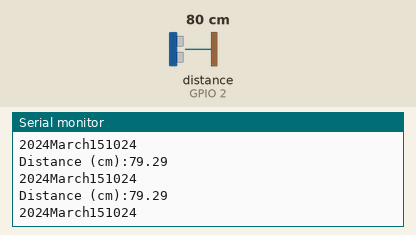
The sketch below on a simulated ESP8266 (NodeMCU). On the bench: the last lines printed to the serial monitor. Wiring (inferred from the names in the program): ultrasonic range finder: trigger GPIO 14; echo GPIO 2. Inputs (shaded band) come from the test bench; at power-on: distance to the obstacle (sensor on GPIO 2) 80 cm. The echo pulse lasts 58.3 µs per cm; WiFi joins after 1.5 s; servers stay silent unless stated; the local clock reads 2024-03-15 10:24:30 at power-on unless the sketch sets it.

Above: at 2.7 s.
2.8 s: distance to the obstacle (sensor on GPIO 2) set to 2 cm
At 3.4 s:
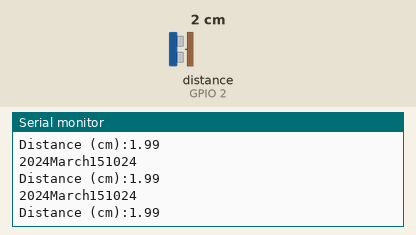
4.3 s: distance to the obstacle (sensor on GPIO 2) set to 4 cm
At 4.8 s:
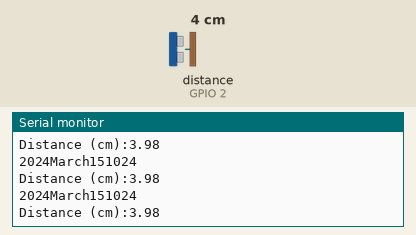
Timing chart, 0 to 6.6 s (numbered marks = the images above; inputs shaded):
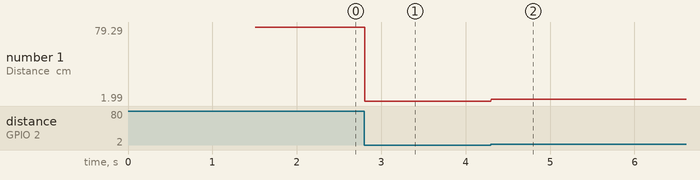

Measured:
- after the input at 2.8 s, the serial monitor: prints a new line at once (image 1)
- after the input at 4.3 s, the serial monitor: prints a new line at once (image 2)
- plotted number 1: 79.29 → 1.99 after the input at 2.8 s, 1.99 → 3.98 after the input at 4.3 s

The sketch:

Firebase.ino
```cpp
/* En este programa se realiza la conexion hacia nuestra base de datos firebase,
le mandamos los valores de un ultrasonico y
podemos observar desde la pagina de firebase los datos en tiempo real */
#if defined(ESP32)
#include <WiFi.h>
#elif defined(ESP8266)
#include <ESP8266WiFi.h>
#endif
#include <Firebase_ESP_Client.h>

//Provide the token generation process info.
#include <addons/TokenHelper.h>

//Provide the RTDB payload printing info and other helper functions.
#include <addons/RTDBHelper.h>

/* 1. Define the WiFi credentials */
#define WIFI_SSID "OnePlus 6"
#define WIFI_PASSWORD "armand29"

//For the following credentials, see examples/Authentications/SignInAsUser/EmailPassword/EmailPassword.ino

/* 2. Define the API Key */
#define API_KEY "AIzaSyBGhOjVjBX7j5g_U7SfQhjU68k7y_9VlTw"

/* 3. Define the RTDB URL */
#define DATABASE_URL "https://esp32upiiz-apm29-default-rtdb.firebaseio.com/" //<databaseName>.firebaseio.com or <databaseName>.<region>.firebasedatabase.app

/* 4. Define the user Email and password that alreadey registerd or added in your project */
#define USER_EMAIL "armandopalomequemartinez@gmail.com"
#define USER_PASSWORD "tallerinfo"

//tiempo y ultrasonido
const char* ntpServer = "pool.ntp.org";
const long gmtOffset_sec = 0;
const int daylightOffset_sec = 3600;
#define SOUND_SPEED 0.034
#define CM_TO_INCH 0.393701

const int trigPin = 14;
const int echoPin = 2;

long duration;
float distanceCm;
float distanceInch;
String fecha;

void GetDate(void);
void ReadUltrasonic(void);
/*------------------------*/
//Define Firebase Data object
FirebaseData fbdo;

FirebaseAuth auth;
FirebaseConfig config;

unsigned long sendDataPrevMillis = 0;

unsigned long count = 0;

void setup()
{

    Serial.begin(115200);

    WiFi.begin(WIFI_SSID, WIFI_PASSWORD);
    Serial.print("Connecting to Wi-Fi");
    while (WiFi.status() != WL_CONNECTED)
    {
        Serial.print(".");
        delay(300);
    }
    Serial.println();
    Serial.print("Connected with IP: ");
    Serial.println(WiFi.localIP());
    Serial.println();
    pinMode(trigPin, OUTPUT);  // Configuracion de
    pinMode(echoPin, INPUT);    // Configuracion de echo
    digitalWrite(trigPin,LOW);

    Serial.printf("Firebase Client v%s\n\n", FIREBASE_CLIENT_VERSION);

    /* Assign the api key (required) */
    config.api_key = API_KEY;

    /* Assign the user sign in credentials */
    auth.user.email = USER_EMAIL;
    auth.user.password = USER_PASSWORD;

    /* Assign the RTDB URL (required) */
    config.database_url = DATABASE_URL;

    /* Assign the callback function for the long running token generation task */
    config.token_status_callback = tokenStatusCallback; //see addons/TokenHelper.h

    //Or use legacy authenticate method
    //config.database_url = DATABASE_URL;
    //config.signer.tokens.legacy_token = "<database secret>";

    Firebase.begin(&config, &auth);

    //Comment or pass false value when WiFi reconnection will control by your code or third party library
    Firebase.reconnectWiFi(true);
}

void loop()
{
    //fecha y ultra
    GetDate();
    ReadUltrasonico();
    //fin fecha y ultra
    FireBase();
}
void FireBase(void){
    //Flash string (PROGMEM and  (FPSTR), String C/C++ string, const char, char array, string literal are supported
    //in all Firebase and FirebaseJson functions, unless F() macro is not supported.

    if (Firebase.ready() && (millis() - sendDataPrevMillis > 15000 || sendDataPrevMillis == 0))
    {
        sendDataPrevMillis = millis();

        FirebaseJson dist;
        dist.setDoubleDigits(4);
        dist.add("value", distanceCm);

        FirebaseJson fech;
        fech.setDoubleDigits(12);
        fech.add("value", fecha);

        FirebaseJson json;
        json.setDoubleDigits(3);
        json.add("value", count);

        Serial.printf("Set json... %s\n", Firebase.RTDB.setJSON(&fbdo, "/test/json", &json) ? "ok" : fbdo.errorReason().c_str());

        Serial.printf("Get json... %s\n", Firebase.RTDB.getJSON(&fbdo, "/test/json") ? fbdo.to<FirebaseJson>().raw() : fbdo.errorReason().c_str());

        FirebaseJson jVal;
        Serial.printf("Get json ref... %s\n", Firebase.RTDB.getJSON(&fbdo, "/test/json", &jVal) ? jVal.raw() : fbdo.errorReason().c_str());

        FirebaseJsonArray arr;
        arr.setFloatDigits(2);
        arr.setDoubleDigits(4);
        arr.add("a", "b", "c", true, 45, (float)6.1432, 123.45692789, distanceCm, fecha);

        Serial.printf("Set array... %s\n", Firebase.RTDB.setArray(&fbdo, "/test/array", &arr) ? "ok" : fbdo.errorReason().c_str());

        Serial.printf("Get array... %s\n", Firebase.RTDB.getArray(&fbdo, "/test/array") ? fbdo.to<FirebaseJsonArray>().raw() : fbdo.errorReason().c_str());

        Serial.printf("Push json... %s\n", Firebase.RTDB.pushJSON(&fbdo, "/test/push", &json) ? "ok" : fbdo.errorReason().c_str());

        json.set("value", count + 0.29745);
        Serial.printf("Update json... %s\n\n", Firebase.RTDB.updateNode(&fbdo, "/test/push/" + fbdo.pushName(), &json) ? "ok" : fbdo.errorReason().c_str());

        count++;
    }
}
void GetDate(void){
  struct tm timeinfo;
  //init and get the time
  configTime(gmtOffset_sec, daylightOffset_sec, ntpServer);
  if(!getLocalTime(&timeinfo)){
    Serial.println("Failed to obtain time");
    return;
  }
  char timeYear[5];
  strftime(timeYear,5, "%Y", &timeinfo);
  char timeMonth[15];
  strftime(timeMonth,15, "%B", &timeinfo);
  char timeDay[10];
  strftime(timeDay,10, "%d", &timeinfo);
  char timeHour[3];
  strftime(timeHour,3, "%H", &timeinfo);
  char timeMin[3];
  strftime(timeMin,3, "%M", &timeinfo);
  fecha = String(timeYear)+String(timeMonth)+String(timeDay)+String(timeHour)+String(timeMin);
  Serial.println(fecha);
}
void ReadUltrasonico(void){
  //Clears the trigPin
  digitalWrite(trigPin, LOW);
  delayMicroseconds(2);
  //Sets the trigPin on HIGH state for 10 micro
  digitalWrite(trigPin, HIGH);
  delayMicroseconds(10);
  digitalWrite(trigPin, LOW);
  //Reads the echoPin, returns the sound wave
  duration = pulseIn(echoPin, HIGH);

  //Calculate the distance
  distanceCm= duration * SOUND_SPEED/2;

  //Prints the distance in the Serial Monitor
  Serial.print("Distance (cm):");
  Serial.println(distanceCm);
}
```
